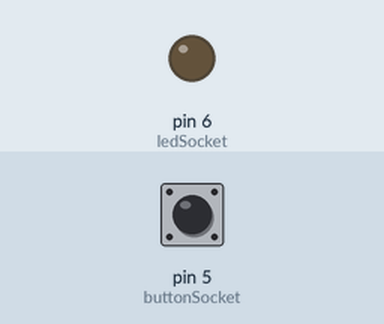
A sketch run on a simulated Arduino Uno, built with avr-gcc and run on an emulated ATmega328P. Shown: output pins drawn as LEDs (lit = HIGH). The test bench sets the inputs (shaded band); at power-on: pin 5 (buttonSocket) LOW.

Above: at 1.2 s.
1.3 s: pin 5 (buttonSocket) pulled HIGH for 1 s
At 2.5 s:
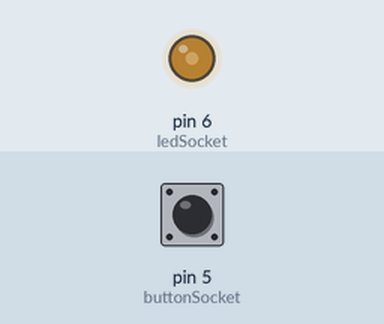
4.3 s: pin 5 (buttonSocket) pulled HIGH for 3.2 s
At 4.76 s:
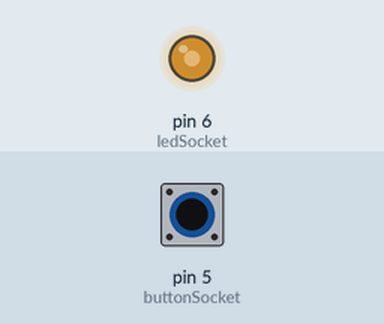
At 5.26 s:
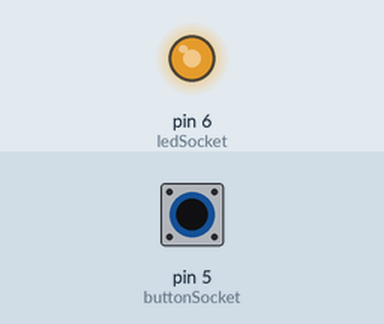
Timing chart, 0 to 9.0 s (numbered marks = the images above; inputs shaded):
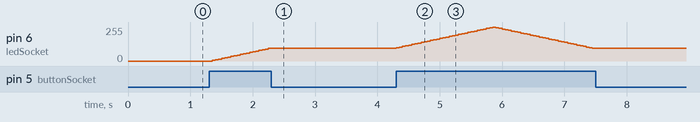

The sketch:

M03C05.ino
```cpp
const int ledSocket = 6;
const int buttonSocket = 5;
int brightness = 0;
int fadeAmount = 5;

void setup() {
  pinMode(ledSocket, OUTPUT);
  pinMode(buttonSocket, INPUT);
}

void loop() {
  while(digitalRead(buttonSocket)){
    analogWrite(ledSocket, brightness);
    brightness = brightness + fadeAmount;
    if (brightness <= 0 || brightness >= 255){
      fadeAmount = -fadeAmount;
  }
  delay(50);
  }
}
```

Measured:
- after the input at 1.3 s, pin 6 (ledSocket): moves from 0/255 to 95/255 over 0.90 s, starting after 0.05 s
- after the input at 4.3 s, pin 6 (ledSocket): rises from 95/255 to 255/255 in 1.6 s, then falls to 95/255 in 1.6 s
